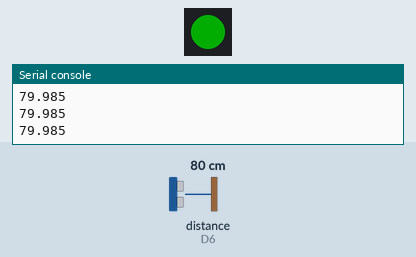
Bench run of a program on a simulated CircuitPython board. Parts: 1 RGB LEDs in strip order, left to right, the last lines printed to the serial console. The inputs (shaded band) are chosen by the test bench; at power-on: distance to the obstacle (sensor on D6) 80 cm. The echo pulse lasts 58.3 µs per cm; dim RGB values are drawn brighter than linear.

Above: at 1.2 s.
1.3 s: distance to the obstacle (sensor on D6) set to 2 cm
At 1.8 s:
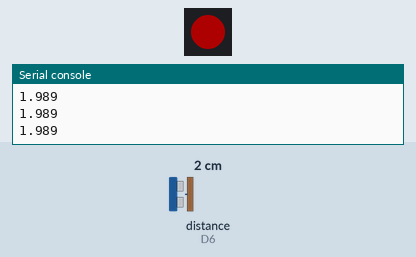
2.8 s: distance to the obstacle (sensor on D6) set to 18 cm
At 3.6 s:
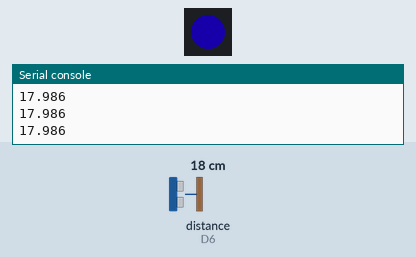
4.3 s: distance to the obstacle (sensor on D6) set to 9 cm
At 5.5 s:
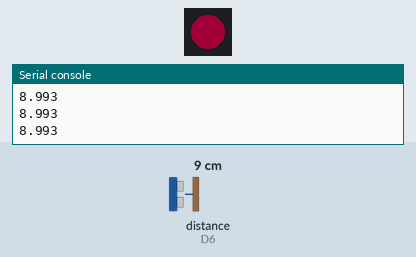
5.8 s: distance to the obstacle (sensor on D6) set to 60 cm
At 6.5 s:
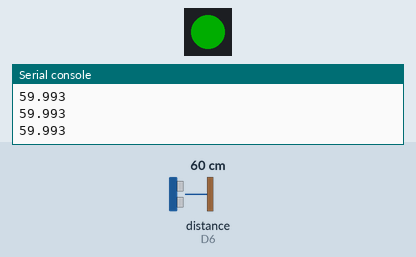
7.3 s: distance to the obstacle (sensor on D6) set to 4 cm
At 8.5 s:
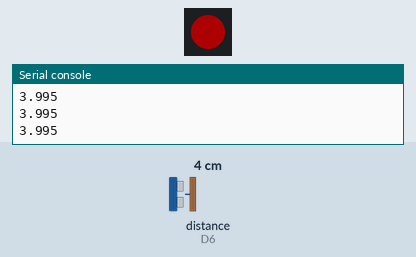
Timing chart, 0 to 9.8 s (numbered marks = the images above; inputs shaded):
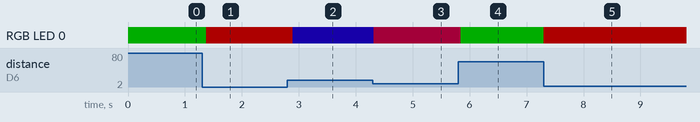

Measured:
- after the input at 1.3 s, RGB LED 0: RGB(0, 51, 0) → RGB(51, 0, 0) after 0.07 s
- after the input at 2.8 s, RGB LED 0: RGB(51, 0, 0) → RGB(6, 0, 44) after 0.09 s
- after the input at 4.3 s, RGB LED 0: RGB(6, 0, 44) → RGB(37, 0, 13) at once
- after the input at 5.8 s, RGB LED 0: RGB(37, 0, 13) → RGB(0, 51, 0) at once
- after the input at 7.3 s, RGB LED 0: RGB(0, 51, 0) → RGB(51, 0, 0) at once

The program:

ultrasonic.py
```python
import time
import board
import adafruit_hcsr04
import neopixel

sonar = adafruit_hcsr04.HCSR04(trigger_pin=board.D7, echo_pin=board.D6) # Init ultrasonic sensor

# Set up NeoPixel
NUMPIXELS = 1
BRIGHTNESS = 0.2
PIN = board.NEOPIXEL
pixels = neopixel.NeoPixel(PIN, NUMPIXELS, brightness=BRIGHTNESS, auto_write=False)

# Mapping function to convert x from input range to corresponding value in output range
# x: value wanted to map | in_min & in_max: input range of x | out_min & out_max: output range
def map_value(x, in_min, in_max, out_min, out_max):
    return (x - in_min) * (out_max - out_min) / (in_max - in_min) + out_min

while True:
    try:
        cm = sonar.distance # receive ultrasonic distance
        print(cm)
        if(cm < 5): # Below 5, keep red
            pixels.fill((255, 0, 0))
        elif(cm < 20): # Blend between red and blue
            ratio = map_value(cm, 5, 20, 0, 1) #ratio of r:b
            r = int(255 * (1 - ratio))
            b = int(255 * ratio)
            pixels.fill((r, 0, b))
        elif(cm < 35): # Blend between blue and green
            ratio = map_value(cm, 20, 35, 0, 1) #ratio of b:g
            b = int(255 * (1 - ratio))
            g = int(255 * ratio)
            pixels.fill((0, g, b))
        else: # Above 35, keep green
            pixels.fill((0, 255, 0))
        pixels.show()
    except RuntimeError:
        print("Retrying!")
    time.sleep(0.1)
```
